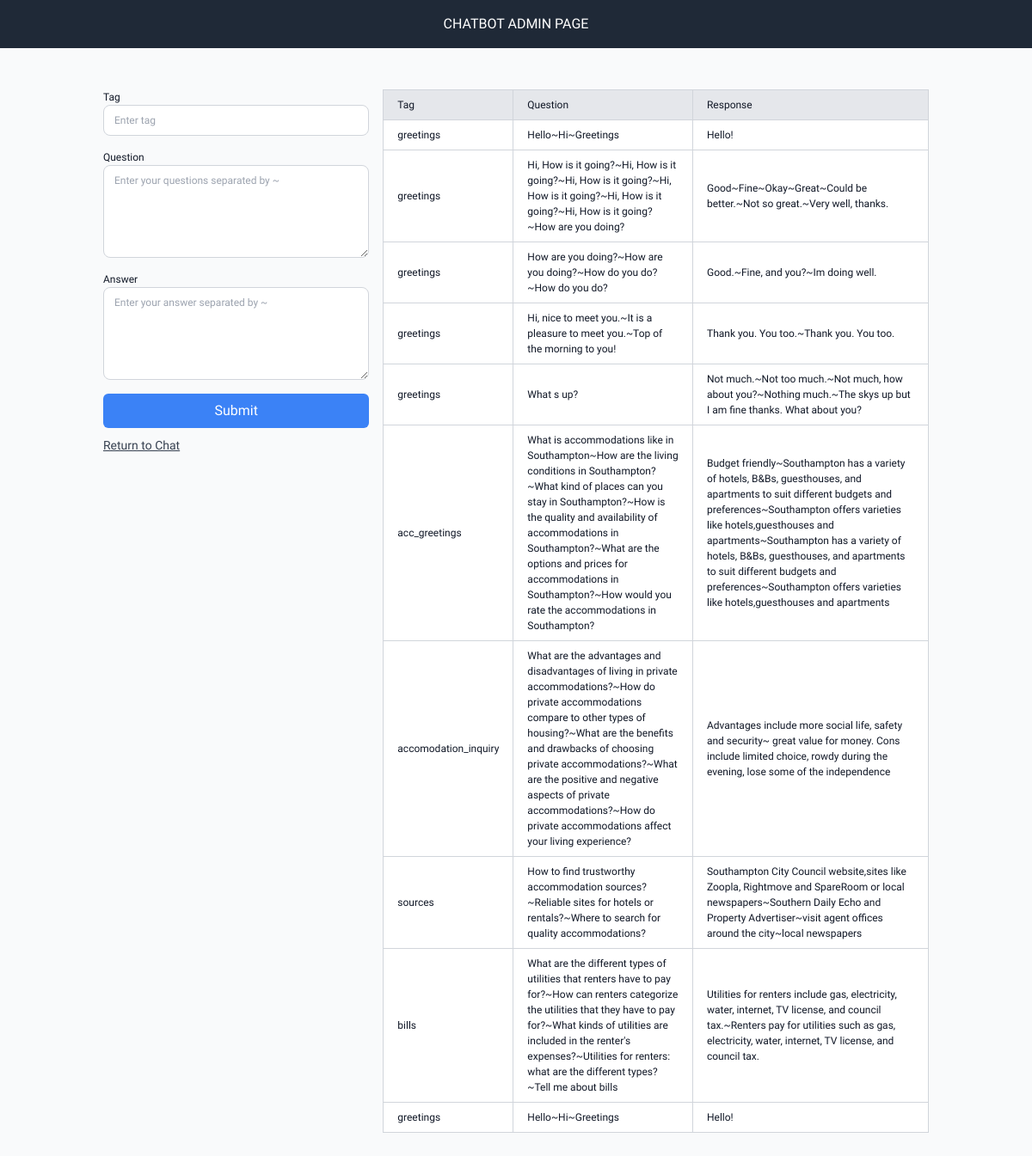
The page /admin on the database its author committed.
### tables this page shows
CREATE TABLE intent (
    id INTEGER PRIMARY KEY AUTOINCREMENT,
    created TIMESTAMP NOT NULL DEFAULT CURRENT_TIMESTAMP,
    tag TEXT NOT NULL,
    pattern TEXT NOT NULL,
    response TEXT NOT NULL
);

### app.py (the view, shortened to what this page needs)
@app.route("/admin", methods=["GET", "POST"])
def admin():
    print(f'{request}')
    conn = get_db_connection()
    intents = conn.execute('SELECT * FROM intent ORDER BY created DESC LIMIT 10').fetchall()
    conn.close()
    return render_template('admin.html', intents=intents)

### app.py (called while the page is built)
def get_db_connection():
    conn = sqlite3.connect('db/database.db')
    conn.row_factory = sqlite3.Row
    return conn

### templates/admin.html (shortened to what this page needs)
<!DOCTYPE html>
<html lang="en">
<head>
    <link href="{{url_for('static',filename='css/main.css')}}" rel="stylesheet">
</head>
<body>
    <div class="w-screen min-h-screen bg-gray-50 flex flex-col">
        <div class="bg-gray-800 flex justify-center p-4">
            <span class="text-white text-bold uppercase">ChatBot Admin Page</span>
        </div>
        <div class="w-full max-w-screen-lg flex-1 m-auto p-8 my-4 pb-20">
            <div class="grid grid-cols-1 md:grid-cols-3 gap-4 grid-flow-row">
                <div class="flex flex-col">
                    <form action="/admin" method="POST" class="flex flex-col gap-4">
                        <div class="flex flex-col">
                            <label for="tag" class="text-sm font-medium text-gray-900">Tag</label>
                            <input type="text" id="tag" name="tag"
                                class="border border-gray-300 text-gray-900 text-sm rounded-lg px-3 py-2 focus:ring-blue-500 focus:border-blue-500"
                                placeholder="Enter tag" />
                        </div>
                        <div class="flex flex-col">
                            <label for="question" class="text-sm font-medium text-gray-900">Question</label>
                            <textarea id="question" name="question"
                                class="border border-gray-300 text-gray-900 text-sm rounded-lg px-3 py-2 focus:ring-blue-500 focus:border-blue-500"
                                rows="5" placeholder="Enter your questions separated by ~"></textarea>
                        </div>
                        <div class="flex flex-col">
                            <label for="answer" class="text-sm font-medium text-gray-900">Answer</label>
                            <textarea id="answer"  name="answer"
                                class="border border-gray-300 text-gray-900 text-sm rounded-lg px-3 py-2 focus:ring-blue-500 focus:border-blue-500"
                                rows="5" placeholder="Enter your answer separated by ~"></textarea>
                        </div>
                        <button type="submit" class="bg-blue-500 text-white px-4 py-2 rounded-md">Submit</button>
                    </form>
                    <nav class="my-2">
                        <a href="{{ url_for('home') }}" class="underline text-gray-700 text-md">Return to Chat</a>
                    </nav>
                </div>
                <div class="flex flex-col col-span-2">
                    <table class="w-full table-auto border-collapse">
                        <thead class="bg-gray-200">
                            <tr>
                                <th
                                    class="px-4 py-2 border border-gray-300 text-left text-sm font-medium text-gray-900">
                                    Tag</th>
                                <th
                                    class="px-4 py-2 border border-gray-300 text-left text-sm font-medium text-gray-900">
                                    Question</th>
                                <th
                                    class="px-4 py-2 border border-gray-300 text-left text-sm font-medium text-gray-900">
                                    Response</th>
                            </tr>
                        </thead>
                        <tbody class="bg-white">
                            {% for intent in intents %}
                            <tr>
                                <td class="px-4 py-2 border border-gray-300 text-sm text-gray-900">{{ intent[2] }}</td>
                                <td class="px-4 py-2 border border-gray-300 text-sm text-gray-900">{{ intent[3] }}</td>
                                <td class="px-4 py-2 border border-gray-300 text-sm text-gray-900">{{ intent[4] }}</td>
                            </tr>
                            {% endfor %}
                        </tbody>
                    </table>
                </div>
            </div>
        </div>
    </div>
</body>
</html>

### static/css/main.css (style rules this page uses)
* { font-family: 'roboto', sans-serif; }
body { font-family: 'roboto', sans-serif; }
html, :host { line-height: 1.5; -webkit-text-size-adjust: 100%; -moz-tab-size: 4; -o-tab-size: 4; tab-size: 4; font-family: ui-sans-serif, system-ui, sans-serif, "Apple Color Emoji", "Segoe UI Emoji", "Segoe UI Symbol", "Noto Color Emoji"; font-feature-settings: normal; font-variation-settings: normal; -webkit-tap-highlight-color: transparent; }
body { margin: 0; line-height: inherit; }
a { color: inherit; text-decoration: inherit; }
table { text-indent: 0; border-color: inherit; border-collapse: collapse; }
button, input, optgroup, select, textarea { font-family: inherit; font-feature-settings: inherit; font-variation-settings: inherit; font-size: 100%; font-weight: inherit; line-height: inherit; color: inherit; margin: 0; padding: 0; }
button, select { text-transform: none; }
button, [type='button'], [type='reset'], [type='submit'] { -webkit-appearance: button; background-color: transparent; background-image: none; }
textarea { resize: vertical; }
input::placeholder, textarea::placeholder { opacity: 1; color: #9ca3af; }
button, [role="button"] { cursor: pointer; }
.col-span-2 { grid-column: span 2 / span 2; }
.m-auto { margin: auto; }
.my-4 { margin-top: 1rem; margin-bottom: 1rem; }
.my-2 { margin-top: 0.5rem; margin-bottom: 0.5rem; }
.flex { display: flex; }
.grid { display: grid; }
.min-h-screen { min-height: 100vh; }
.w-full { width: 100%; }
.w-screen { width: 100vw; }
.max-w-screen-lg { max-width: 1024px; }
.flex-1 { flex: 1 1 0%; }
.table-auto { table-layout: auto; }
.border-collapse { border-collapse: collapse; }
.grid-flow-row { grid-auto-flow: row; }
.grid-cols-1 { grid-template-columns: repeat(1, minmax(0, 1fr)); }
.flex-col { flex-direction: column; }
.justify-center { justify-content: center; }
.gap-4 { gap: 1rem; }
.rounded-lg { border-radius: 0.5rem; }
.rounded-md { border-radius: 0.375rem; }
.border { border-width: 1px; }
.border-gray-300 { --tw-border-opacity: 1; border-color: rgb(209 213 219 / var(--tw-border-opacity)); }
.bg-blue-500 { --tw-bg-opacity: 1; background-color: rgb(59 130 246 / var(--tw-bg-opacity)); }
.bg-gray-200 { --tw-bg-opacity: 1; background-color: rgb(229 231 235 / var(--tw-bg-opacity)); }
.bg-gray-50 { --tw-bg-opacity: 1; background-color: rgb(249 250 251 / var(--tw-bg-opacity)); }
.bg-gray-800 { --tw-bg-opacity: 1; background-color: rgb(31 41 55 / var(--tw-bg-opacity)); }
.bg-white { --tw-bg-opacity: 1; background-color: rgb(255 255 255 / var(--tw-bg-opacity)); }
.p-4 { padding: 1rem; }
.p-8 { padding: 2rem; }
.px-3 { padding-left: 0.75rem; padding-right: 0.75rem; }
.px-4 { padding-left: 1rem; padding-right: 1rem; }
.py-2 { padding-top: 0.5rem; padding-bottom: 0.5rem; }
.pb-20 { padding-bottom: 5rem; }
.text-left { text-align: left; }
.text-sm { font-size: 0.75em; }
.text-md { font-size: 0.875em; }
.font-medium { font-weight: 500; }
.uppercase { text-transform: uppercase; }
.text-gray-900 { --tw-text-opacity: 1; color: rgb(17 24 39 / var(--tw-text-opacity)); }
.text-white { --tw-text-opacity: 1; color: rgb(255 255 255 / var(--tw-text-opacity)); }
.text-gray-700 { --tw-text-opacity: 1; color: rgb(55 65 81 / var(--tw-text-opacity)); }
.underline { text-decoration-line: underline; }
@media (min-width: 768px) { .md\:grid-cols-3 { grid-template-columns: repeat(3, minmax(0, 1fr)); } }

### rows shown on the page
intent: tag "greetings", pattern "Hello~Hi~Greetings", response "Hello!"
intent: tag "greetings", pattern "Hi, How is it going?~Hi, How is it going?~Hi, How is it going?~Hi, How is it going?~Hi, How is it going?~Hi, How is it going?~How are you doing?", response "Good~Fine~Okay~Great~Could be better.~Not so great.~Very well, thanks."
intent: tag "greetings", pattern "How are you doing?~How are you doing?~How do you do?~How do you do?", response "Good.~Fine, and you?~Im doing well."
intent: tag "greetings", pattern "Hi, nice to meet you.~It is a pleasure to meet you.~Top of the morning to you!", response "Thank you. You too.~Thank you. You too."
intent: tag "greetings", pattern "What s up?", response "Not much.~Not too much.~Not much, how about you?~Nothing much.~The skys up but I am fine thanks. What about you?"
intent: tag "acc_greetings", pattern "What is accommodations like in Southampton~How are the living conditions in Southampton?~What kind of places can you stay in Southampton?~How is the quality and availability of accommodations in Southampton?~What are the options and prices for accommodations in Southampton?~How would you rate the accommodations in Southampton?", response "Budget friendly~Southampton has a variety of hotels, B&Bs, guesthouses, and apartments to suit different budgets and preferences~Southampton offers varieties like hotels,guesthouses and apartments~Southampton has a variety of hotels, B&Bs, guesthouses, and apartments to suit different budgets and preferences~Southampton offers varieties like hotels,guesthouses and apartments"
intent: tag "accomodation_inquiry", pattern "What are the advantages and disadvantages of living in private accommodations?~How do private accommodations compare to other types of housing?~What are the benefits and drawbacks of choosing private accommodations?~What are the positive and negative aspects of private accommodations?~How do private accommodations affect your living experience?", response "Advantages include more social life, safety and security~ great value for money. Cons include limited choice, rowdy during the evening, lose some of the independence"
intent: tag "sources", pattern "How to find trustworthy accommodation sources?~Reliable sites for hotels or rentals?~Where to search for quality accommodations?", response "Southampton City Council website,sites like Zoopla, Rightmove and SpareRoom or local newspapers~Southern Daily Echo and Property Advertiser~visit agent offices around the city~local newspapers"
intent: tag "bills", pattern "What are the different types of utilities that renters have to pay for?~How can renters categorize the utilities that they have to pay for?~What kinds of utilities are included in the renter's expenses?~Utilities for renters: what are the different types?~Tell me about bills", response "Utilities for renters include gas, electricity, water, internet, TV license, and council tax.~Renters pay for utilities such as gas, electricity, water, internet, TV license, and council tax."
intent: tag "greetings", pattern "Hello~Hi~Greetings", response "Hello!"
